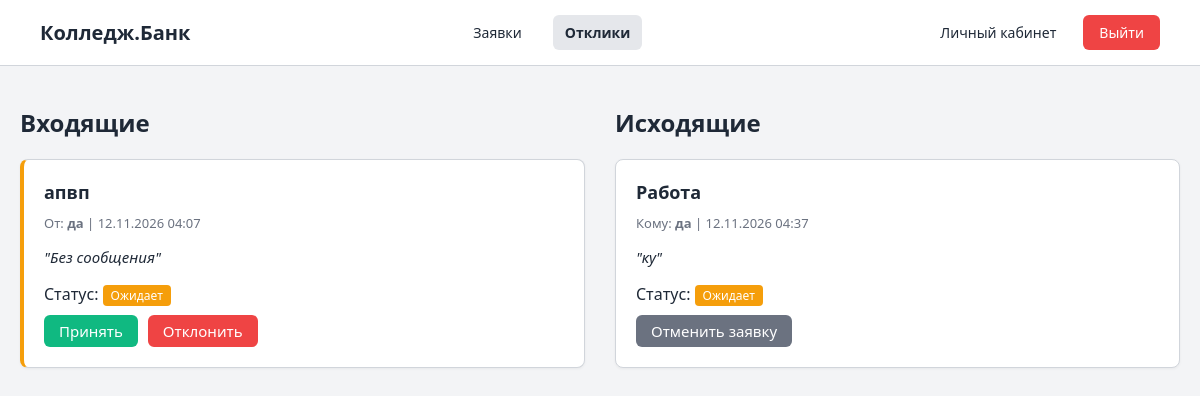
The app's page /requests.php (signed in) with its own data.
### tables this page shows
CREATE TABLE requests (
    id INTEGER PRIMARY KEY AUTOINCREMENT,
    offer_id INTEGER NOT NULL,
    sender_id INTEGER NOT NULL,
    receiver_id INTEGER NOT NULL,
    message TEXT,
    status TEXT DEFAULT 'pending',
    created_at DATETIME DEFAULT CURRENT_TIMESTAMP,
    updated_at DATETIME DEFAULT CURRENT_TIMESTAMP,
    FOREIGN KEY (offer_id) REFERENCES offers(id) ON DELETE CASCADE,
    FOREIGN KEY (sender_id) REFERENCES users(id) ON DELETE CASCADE,
    FOREIGN KEY (receiver_id) REFERENCES users(id) ON DELETE CASCADE
);

CREATE TABLE offers (
    id INTEGER PRIMARY KEY AUTOINCREMENT,
    user_id INTEGER NOT NULL,
    category_id INTEGER NOT NULL,
    type TEXT DEFAULT 'help', 
    title TEXT NOT NULL,
    description TEXT,
    status TEXT DEFAULT 'active',
    created_at DATETIME DEFAULT CURRENT_TIMESTAMP,
    updated_at DATETIME DEFAULT CURRENT_TIMESTAMP,
    FOREIGN KEY (user_id) REFERENCES users(id) ON DELETE CASCADE,
    FOREIGN KEY (category_id) REFERENCES categories(id)
);

CREATE TABLE users (
    id INTEGER PRIMARY KEY AUTOINCREMENT,
    name TEXT NOT NULL,
    email TEXT UNIQUE NOT NULL,
    password_hash TEXT NOT NULL,
    role TEXT DEFAULT 'user',
    bio TEXT DEFAULT 'Информация обо мне пока не заполнена.',
    skills TEXT DEFAULT 'Навыки не указаны',
    created_at DATETIME DEFAULT CURRENT_TIMESTAMP
);

### requests.php (the view, shortened to what this page needs)
<?php
require 'db.php';
$userId = (int)$_SESSION['user_id'];
$stmt = $db->prepare("
    SELECT r.*, o.title as offer_title, u.name as sender_name
    FROM requests r
    JOIN offers o ON r.offer_id = o.id
    JOIN users u ON r.sender_id = u.id
    WHERE r.receiver_id = ?
    ORDER BY r.created_at DESC
");
$stmt->execute([$userId]);
$incoming = $stmt->fetchAll(PDO::FETCH_ASSOC);
$stmt = $db->prepare("
    SELECT r.*, o.title as offer_title, u.name as receiver_name
    FROM requests r
    JOIN offers o ON r.offer_id = o.id
    JOIN users u ON r.receiver_id = u.id
    WHERE r.sender_id = ?
    ORDER BY r.created_at DESC
");
$stmt->execute([$userId]);
$outgoing = $stmt->fetchAll(PDO::FETCH_ASSOC);
function statusBadge($status) {
    $colors = ['pending' => '#f59e0b', 'accepted' => '#10b981', 'rejected' => '#ef4444', 'cancelled' => '#6b7280'];
    $names = ['pending' => 'Ожидает', 'accepted' => 'Принята', 'rejected' => 'Отклонена', 'cancelled' => 'Отменена'];
    $color = $colors[$status] ?? '#000';
    $name = $names[$status] ?? $status;
    return "<span style='background:$color; color:white; padding:2px 8px; border-radius:4px; font-size:12px;'>$name</span>";
}
?>
<!DOCTYPE html>
<html lang="ru">
<head>
    <meta charset="UTF-8"><title>Отклики | Колледж.Банк</title><link rel="stylesheet" href="style.css">
</head>
<body>
    <div class="top-bar">
        <div><strong>Колледж.Банк</strong></div>
        <div>
            <a href="offers.php" class="nav-link">Заявки</a>
            <a href="requests.php" class="nav-link active">Отклики</a>
        </div>
        <div style="display: flex; align-items: center;">
            <a href="profile.php" class="nav-link" style="margin-right: 15px;">Личный кабинет</a>
            <a href="logout.php" class="logout-btn">Выйти</a>
        </div>
    </div>
    <div class="dashboard-container">
        <div style="display: grid; grid-template-columns: 1fr 1fr; gap: 30px;">
            <div>
                <h2 style="margin-bottom: 20px;">Входящие</h2>
                <?php foreach ($incoming as $req): ?>
                    <div class="offer-card" style="border-left: 4px solid <?= $req['status']=='pending'?'#f59e0b':'#d1d5db' ?>;">
                        <h3><?= htmlspecialchars($req['offer_title']) ?></h3>
                        <p class="meta">От: <strong><?= htmlspecialchars($req['sender_name']) ?></strong> | <?= date('d.m.Y H:i', strtotime($req['created_at'])) ?></p>
                        <p style="margin-bottom:15px;"><em>"<?= htmlspecialchars($req['message'] ?: 'Без сообщения') ?>"</em></p>
                        <div style="margin-bottom: 10px;">Статус: <?= statusBadge($req['status']) ?></div>
                        <?php if ($req['status'] === 'pending'): ?>
                            <div style="display:flex; gap:10px;">
                                <form method="POST"><button type="submit" style="background:#10b981; width:auto; padding:6px 15px;">Принять</button></form>
                                <form method="POST"><button type="submit" style="background:#ef4444; width:auto; padding:6px 15px;">Отклонить</button></form>
                            </div>
                        <?php endif; ?>
                    </div>
                <?php endforeach; ?>
            </div>
            <div>
                <h2 style="margin-bottom: 20px;">Исходящие</h2>
                <?php foreach ($outgoing as $req): ?>
                    <div class="offer-card">
                        <h3><?= htmlspecialchars($req['offer_title']) ?></h3>
                        <p class="meta">Кому: <strong><?= htmlspecialchars($req['receiver_name']) ?></strong> | <?= date('d.m.Y H:i', strtotime($req['created_at'])) ?></p>
                        <p style="margin-bottom:15px;"><em>"<?= htmlspecialchars($req['message'] ?: 'Без сообщения') ?>"</em></p>
                        <div style="margin-bottom: 10px;">Статус: <?= statusBadge($req['status']) ?></div>
                        <?php if ($req['status'] === 'pending'): ?>
                            <form method="POST"><button type="submit" style="background:#6b7280; width:auto; padding:6px 15px;">Отменить заявку</button></form>
                        <?php endif; ?>
                    </div>
                <?php endforeach; ?>
            </div>
        </div>
    </div>
</body>
</html>

### style.css (style rules this page uses)
:root { --bg: #f3f4f6; --card: #ffffff; --accent: #4b5563; --accent-hover: #374151; --text: #1f2937; --text-muted: #6b7280; --border: #d1d5db; }
* { box-sizing: border-box; margin: 0; padding: 0; font-family: 'Segoe UI', system-ui, sans-serif; }
body { background-color: var(--bg); color: var(--text); display: flex; flex-direction: column; min-height: 100vh; width: 100%; }
.top-bar { display: flex; justify-content: space-between; align-items: center; background-color: var(--card); padding: 15px 40px; border-bottom: 1px solid var(--border); width: 100%; }
.top-bar strong { font-size: 20px; color: var(--text); }
.dashboard-container { width: 100%; max-width: 1200px; margin: 0 auto; padding: 40px 20px; flex-grow: 1; }
h1, h2 { margin-bottom: 20px; font-weight: 600; color: var(--text); }
button { width: 100%; padding: 12px; background-color: var(--accent); color: white; border: none; border-radius: 6px; font-size: 15px; font-weight: 500; cursor: pointer; transition: background-color 0.2s; }
a { color: var(--accent); text-decoration: none; font-size: 14px; display: inline-block; margin-top: 15px; }
.logout-btn { padding: 8px 16px; background-color: #ef4444; color: white !important; border-radius: 6px; text-decoration: none !important; font-size: 14px; margin: 0; transition: background 0.2s; }
.nav-link { color: var(--text); text-decoration: none; margin-right: 15px; padding: 8px 12px; border-radius: 6px; transition: 0.2s; margin-top: 0; }
.nav-link.active { font-weight: bold; background-color: #e5e7eb; }
.offer-card { border: 1px solid var(--border); border-radius: 8px; padding: 20px; margin-bottom: 15px; background-color: #fff; box-shadow: 0 1px 3px rgba(0,0,0,0.05); }
.offer-card h3 { margin-bottom: 10px; font-size: 18px; color: var(--text); }
.offer-card .meta { font-size: 13px; color: var(--text-muted); margin-bottom: 15px; }
.offer-card p { margin-bottom: 10px; font-size: 15px; line-height: 1.4; }

### records on screen
requests: offer.title "апвп", sender.name "да", created_at "12.11.2026 04:07", message "Без сообщения", status "Ожидает"
requests: offer.title "Работа", receiver.name "да", created_at "12.11.2026 04:37", message "ку", status "Ожидает"
